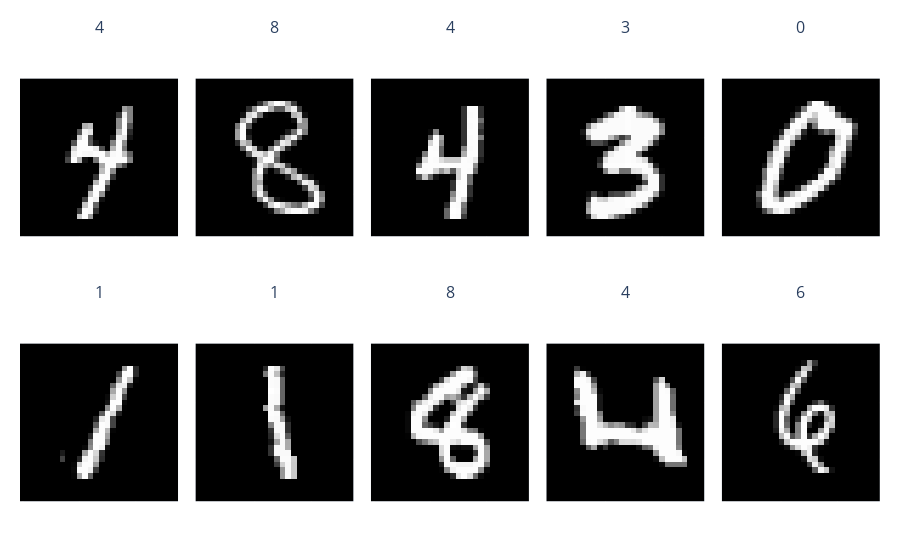

The code cell stored with this chart in its notebook:
### Markdown cell above
Let's look at some sampled training data.

### Code cell
train_loader, test_loader = get_mnist()
visualize(train_loader)

### Figure 1 — Plotly figure (JSON) as saved in the notebook; plotly's stock layout.template omitted (floating-point values rounded to 4 significant figures; data arrays with more than 128 entries replaced by an {"elided": "..."} marker saying what was removed)
{"data": [{"type": "image", "xaxis": "x", "yaxis": "y", "z": {"elided": "28x28x3 int values"}}, {"type": "image", "xaxis": "x2", "yaxis": "y2", "z": {"elided": "28x28x3 int values"}}, {"type": "image", "xaxis": "x3", "yaxis": "y3", "z": {"elided": "28x28x3 int values"}}, {"type": "image", "xaxis": "x4", "yaxis": "y4", "z": {"elided": "28x28x3 int values"}}, {"type": "image", "xaxis": "x5", "yaxis": "y5", "z": {"elided": "28x28x3 int values"}}, {"type": "image", "xaxis": "x6", "yaxis": "y6", "z": {"elided": "28x28x3 int values"}}, {"type": "image", "xaxis": "x7", "yaxis": "y7", "z": {"elided": "28x28x3 int values"}}, {"type": "image", "xaxis": "x8", "yaxis": "y8", "z": {"elided": "28x28x3 int values"}}, {"type": "image", "xaxis": "x9", "yaxis": "y9", "z": {"elided": "28x28x3 int values"}}, {"type": "image", "xaxis": "x10", "yaxis": "y10", "z": {"elided": "28x28x3 int values"}}], "layout": {"annotations": [{"font": {"size": 16}, "showarrow": false, "text": "4", "x": 0.092, "xanchor": "center", "xref": "paper", "y": 1, "yanchor": "bottom", "yref": "paper"}, {"font": {"size": 16}, "showarrow": false, "text": "8", "x": 0.296, "xanchor": "center", "xref": "paper", "y": 1, "yanchor": "bottom", "yref": "paper"}, {"font": {"size": 16}, "showarrow": false, "text": "4", "x": 0.5, "xanchor": "center", "xref": "paper", "y": 1, "yanchor": "bottom", "yref": "paper"}, {"font": {"size": 16}, "showarrow": false, "text": "3", "x": 0.704, "xanchor": "center", "xref": "paper", "y": 1, "yanchor": "bottom", "yref": "paper"}, {"font": {"size": 16}, "showarrow": false, "text": "0", "x": 0.908, "xanchor": "center", "xref": "paper", "y": 1, "yanchor": "bottom", "yref": "paper"}, {"font": {"size": 16}, "showarrow": false, "text": "1", "x": 0.092, "xanchor": "center", "xref": "paper", "y": 0.47, "yanchor": "bottom", "yref": "paper"}, {"font": {"size": 16}, "showarrow": false, "text": "1", "x": 0.296, "xanchor": "center", "xref": "paper", "y": 0.47, "yanchor": "bottom", "yref": "paper"}, {"font": {"size": 16}, "showarrow": false, "text": "8", "x": 0.5, "xanchor": "center", "xref": "paper", "y": 0.47, "yanchor": "bottom", "yref": "paper"}, {"font": {"size": 16}, "showarrow": false, "text": "4", "x": 0.704, "xanchor": "center", "xref": "paper", "y": 0.47, "yanchor": "bottom", "yref": "paper"}, {"font": {"size": 16}, "showarrow": false, "text": "6", "x": 0.908, "xanchor": "center", "xref": "paper", "y": 0.47, "yanchor": "bottom", "yref": "paper"}], "margin": {"b": 20, "l": 20, "r": 20, "t": 40}, "xaxis": {"anchor": "y", "domain": [0, 0.184], "showticklabels": false}, "xaxis10": {"anchor": "y10", "domain": [0.816, 1], "showticklabels": false}, "xaxis2": {"anchor": "y2", "domain": [0.204, 0.388], "showticklabels": false}, "xaxis3": {"anchor": "y3", "domain": [0.408, 0.592], "showticklabels": false}, "xaxis4": {"anchor": "y4", "domain": [0.612, 0.796], "showticklabels": false}, "xaxis5": {"anchor": "y5", "domain": [0.816, 1], "showticklabels": false}, "xaxis6": {"anchor": "y6", "domain": [0, 0.184], "showticklabels": false}, "xaxis7": {"anchor": "y7", "domain": [0.204, 0.388], "showticklabels": false}, "xaxis8": {"anchor": "y8", "domain": [0.408, 0.592], "showticklabels": false}, "xaxis9": {"anchor": "y9", "domain": [0.612, 0.796], "showticklabels": false}, "yaxis": {"anchor": "x", "domain": [0.53, 1], "showticklabels": false}, "yaxis10": {"anchor": "x10", "domain": [0, 0.47], "showticklabels": false}, "yaxis2": {"anchor": "x2", "domain": [0.53, 1], "showticklabels": false}, "yaxis3": {"anchor": "x3", "domain": [0.53, 1], "showticklabels": false}, "yaxis4": {"anchor": "x4", "domain": [0.53, 1], "showticklabels": false}, "yaxis5": {"anchor": "x5", "domain": [0.53, 1], "showticklabels": false}, "yaxis6": {"anchor": "x6", "domain": [0, 0.47], "showticklabels": false}, "yaxis7": {"anchor": "x7", "domain": [0, 0.47], "showticklabels": false}, "yaxis8": {"anchor": "x8", "domain": [0, 0.47], "showticklabels": false}, "yaxis9": {"anchor": "x9", "domain": [0, 0.47], "showticklabels": false}}}
